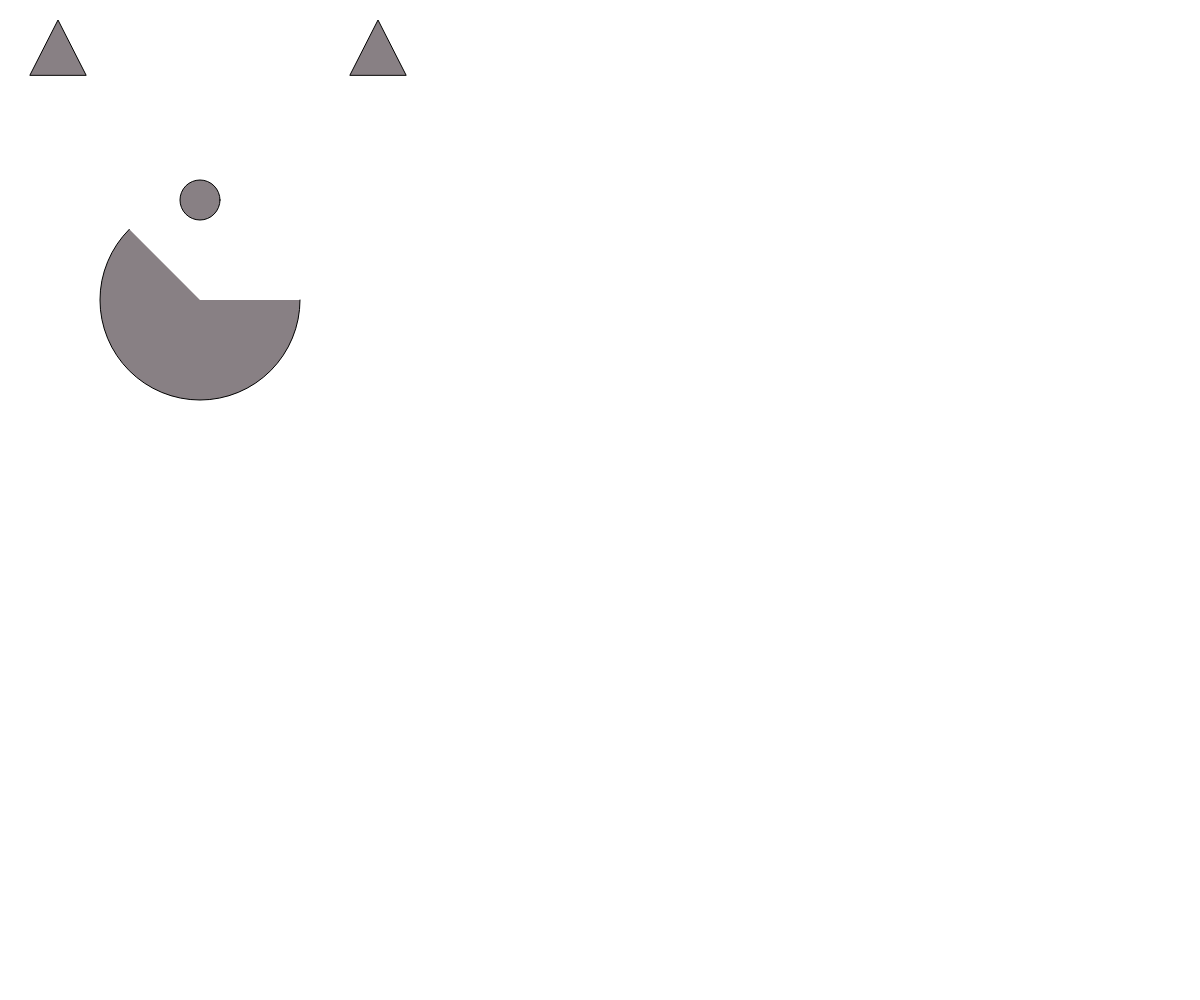
Frame 1 (no input)
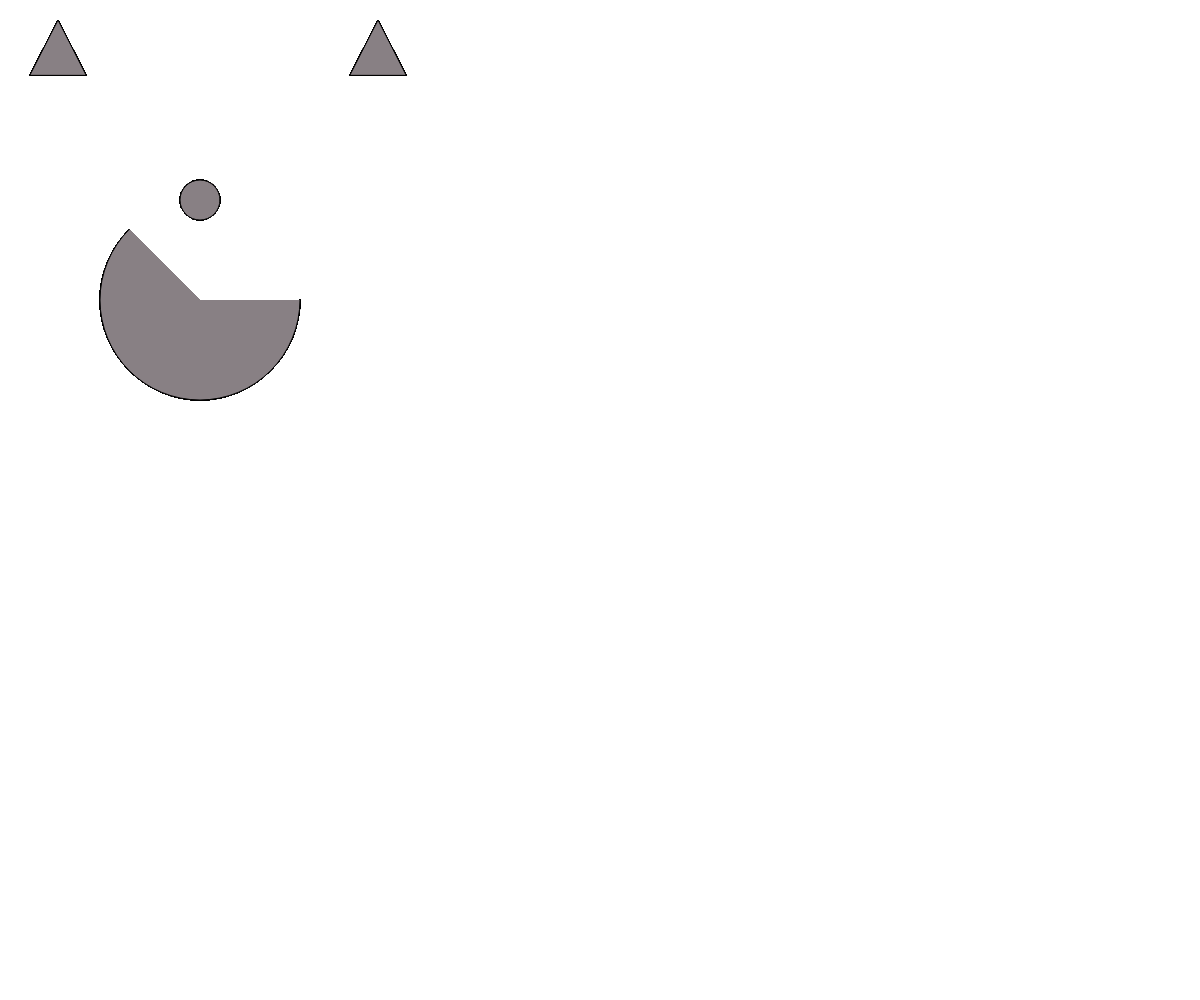
Frame 60 (no input)
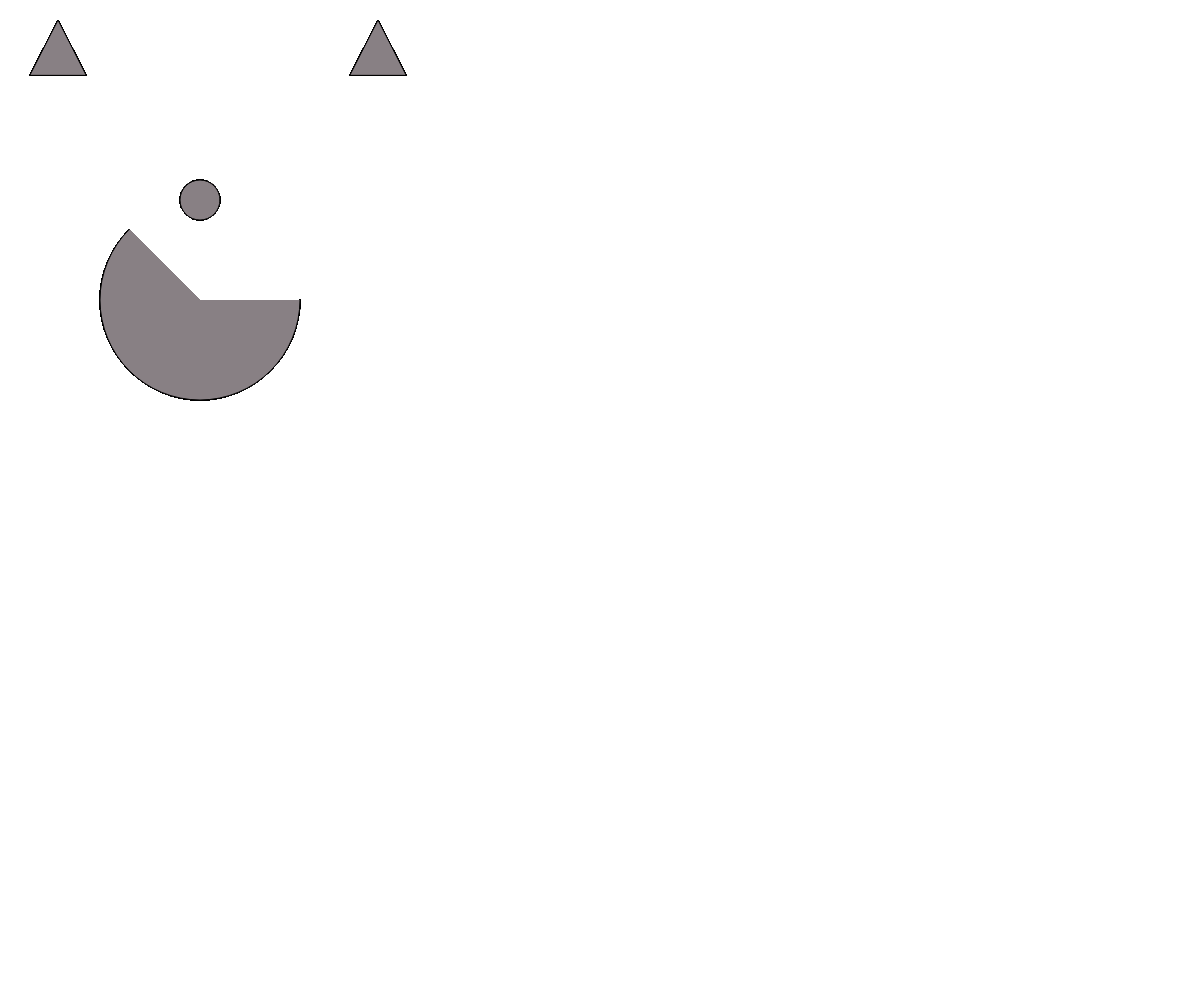
Frame 120 (the mouse pressed at the canvas centre since frame 60)

The p5.js sketch that drew these frames (run headless with seeded random() and noise() and a simulated clock; from frame 60 on, the mouse is pressed at the canvas centre):

// p5.js sketch
// ── sketch.js


function setup() { //runs once at start
  createCanvas(windowWidth, windowHeight); 
  //createCanvas is a function that creates a canvas for the p5.js sketch to draw into. 
  //it takes two parameters, width and height. 
  //windowWidth and windowHeight are used to set the size to the full size.
  //";" = a new line.
  background(300);
  //changes background color.
}

function draw() { //runs in a loop after setup
  fill("#888084")
  circle(200,200,40);
  //circle takes these parameters: x position, y position, diameter
  //tanuki's nose
  triangle(30, 75, 58, 20, 86, 75);
  //add a triangle (tanuki's left ear)
  triangle(350, 75, 378, 20, 406, 75);
  //add another triangle (tanuki's right ear)
  arc(200, 300, 200, 200, 0, PI + QUARTER_PI);
  //add an arc (tanuki's face)

 

}
